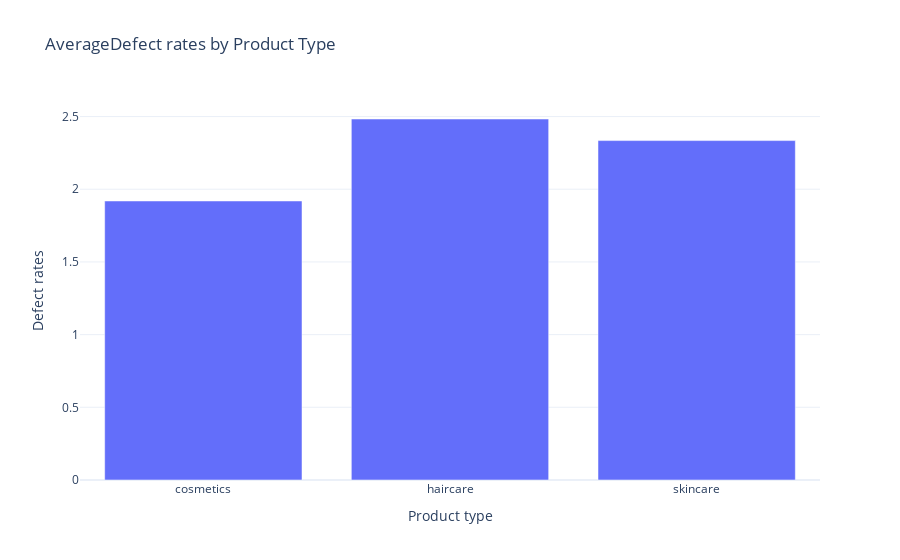

Notebook source saved alongside this figure:
### Code cell
fig = px.bar(defect_rates_by_product,
             x = 'Product type',
             y = 'Defect rates',
             title = 'AverageDefect rates by Product Type')

fig.show()

### Figure 1 — Plotly figure (JSON) as saved in the notebook; plotly's stock layout.template omitted (floating-point values rounded to 4 significant figures)
{"data": [{"alignmentgroup": "True", "hovertemplate": "Product type=%{x}<br>Defect rates=%{y}<extra></extra>", "legendgroup": "", "marker": {"color": "#636efa", "pattern": {"shape": ""}}, "name": "", "offsetgroup": "", "orientation": "v", "showlegend": false, "textposition": "auto", "type": "bar", "x": ["cosmetics", "haircare", "skincare"], "xaxis": "x", "y": [1.919, 2.483, 2.335], "yaxis": "y"}], "layout": {"autosize": true, "barmode": "relative", "legend": {"tracegroupgap": 0}, "title": {"text": "AverageDefect rates by Product Type"}, "xaxis": {"anchor": "y", "autorange": true, "domain": [0, 1], "range": [-0.5, 2.5], "title": {"text": "Product type"}, "type": "category"}, "yaxis": {"anchor": "x", "autorange": true, "domain": [0, 1], "range": [0, 2.614], "title": {"text": "Defect rates"}, "type": "linear"}}}
